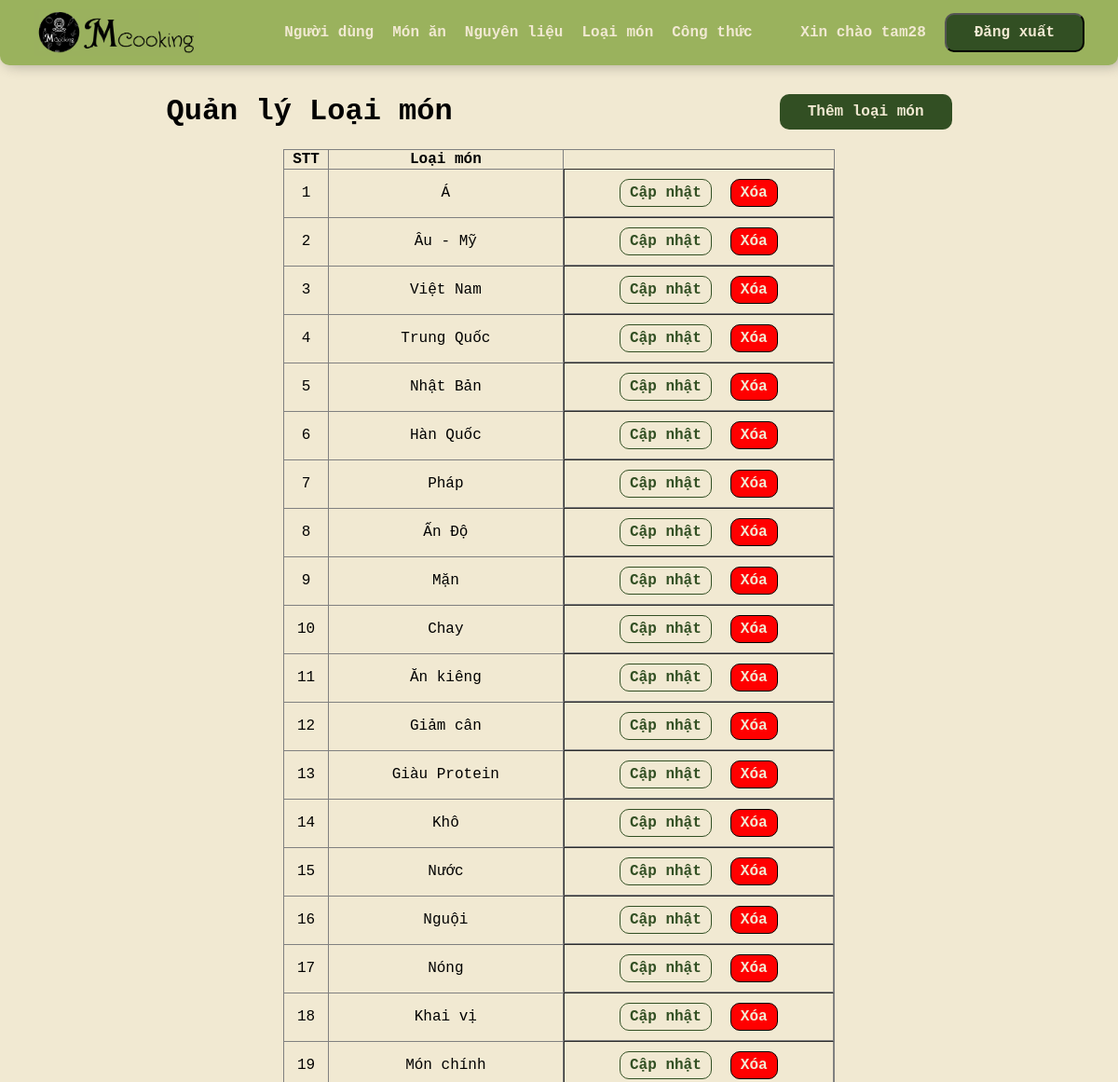
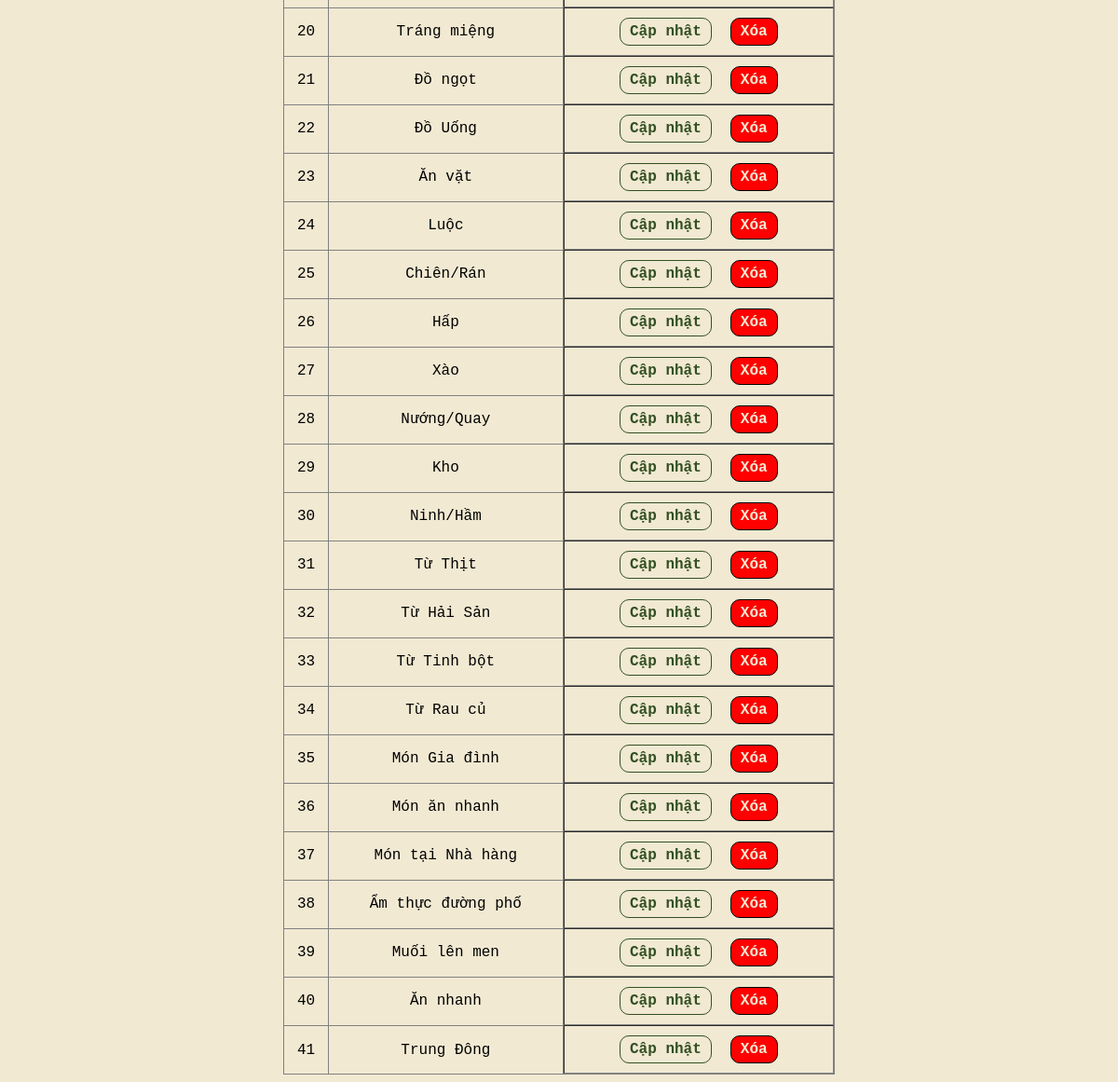
Screenshot of /gdadmin/admin.php?page=loaimon (signed in) with the database file from the repository (2 pictures, top to bottom).
### tables this page shows
CREATE TABLE IF NOT EXISTS loai_mon(
	id INT PRIMARY KEY AUTO_INCREMENT,
	ten_loai VARCHAR(20)
);

### gdadmin/loaimon/loaimon.php (the view, shortened to what this page needs)
<!DOCTYPE html>
<html lang="en">
<head>
    <link rel="stylesheet" href="cacbang.css">
</head>
<body>
    <div class="dau">
        <h1>Quản lý Loại món</h1>
        <a href="admin.php?page=themloaimon" class="nut">Thêm loại món</a>
    </div>
    <table border=1 style="width:50%; margin: 0 auto; text-align: center;">
        <tr>
            <th>STT</th>
            <th>Loại món</th>
        </tr>
        <?php
            include('../connect.php');
            $sql = "SELECT * from loai_mon";
            $result = mysqli_query($conn,$sql);
            while($row = mysqli_fetch_array($result)){
        ?>
        <tr>
            <td><?php echo $row['id']?></td>
            <td><?php echo $row['ten_loai']?></td>
            <td class="chucnang">
                <a href="admin.php?page=capnhatloaimon&id=<?php echo $row['id']?>" class="nutcapnhat">Cập nhật</a>
                <a href="loaimon/xoaloaimon.php?id=<?php echo $row['id']?>" class="nutxoa">Xóa</a>
            </td>
        </tr>
        <?php }?>
    </table>
</body>
</html>

### gdadmin/admin.css (style rules this page uses)
body { font-family: 'Courier New', Courier, monospace; background-color: #f1e9d2; font-size: 16px; }

### gdadmin/cacbang.css (style rules this page uses)
body { font-family: 'Courier New', Courier, monospace; font-size: 16px; display:flex; flex-direction: column; margin-top:10vh; }
a { text-decoration: none; }
.nut { color: #f1e9d2; background-color: #324f23; font-size: 16px; border-radius: 10px; padding:10px 30px; margin-left: 10px; }
.nutcapnhat { background-color: #f1e9d2; color:#324f23; border-radius: 10px; padding:5px 10px; border: 1px solid #324f23; margin:5px; }
.nutxoa { background-color: red; color: #f1e9d2; border: 1px solid black; border-radius: 10px; padding:5px 10px; margin:5px; }
.nut, .nutxoa, .nutcapnhat { font-weight: bold; }
table { width: 100%; border-collapse: collapse; }
.dau { display:flex; justify-content: space-around; align-items: center; }
.chucnang { display:flex; justify-content: center; align-items: center; gap:10px; padding:5px; }

### rows the page displays
loai_mon: id "1", ten_loai "Á"
loai_mon: id "2", ten_loai "Âu - Mỹ"
loai_mon: id "3", ten_loai "Việt Nam"
loai_mon: id "4", ten_loai "Trung Quốc"
loai_mon: id "5", ten_loai "Nhật Bản"
loai_mon: id "6", ten_loai "Hàn Quốc"
loai_mon: id "7", ten_loai "Pháp"
loai_mon: id "8", ten_loai "Ấn Độ"
loai_mon: id "9", ten_loai "Mặn"
loai_mon: id "10", ten_loai "Chay"
loai_mon: id "11", ten_loai "Ăn kiêng"
loai_mon: id "12", ten_loai "Giảm cân"
loai_mon: id "13", ten_loai "Giàu Protein"
loai_mon: id "14", ten_loai "Khô"
loai_mon: id "15", ten_loai "Nước"
loai_mon: id "16", ten_loai "Nguội"
loai_mon: id "17", ten_loai "Nóng"
loai_mon: id "18", ten_loai "Khai vị"
loai_mon: id "19", ten_loai "Món chính"
loai_mon: id "20", ten_loai "Tráng miệng"
loai_mon: id "21", ten_loai "Đồ ngọt"
loai_mon: id "22", ten_loai "Đồ Uống"
loai_mon: id "23", ten_loai "Ăn vặt"
loai_mon: id "24", ten_loai "Luộc"
loai_mon: id "25", ten_loai "Chiên/Rán"
loai_mon: id "26", ten_loai "Hấp"
loai_mon: id "27", ten_loai "Xào"
loai_mon: id "28", ten_loai "Nướng/Quay"
loai_mon: id "29", ten_loai "Kho"
loai_mon: id "30", ten_loai "Ninh/Hầm"
loai_mon: id "31", ten_loai "Từ Thịt"
loai_mon: id "32", ten_loai "Từ Hải Sản"
loai_mon: id "33", ten_loai "Từ Tinh bột"
loai_mon: id "34", ten_loai "Từ Rau củ"
loai_mon: id "35", ten_loai "Món Gia đình"
loai_mon: id "36", ten_loai "Món ăn nhanh"
loai_mon: id "37", ten_loai "Món tại Nhà hàng"
loai_mon: id "38", ten_loai "Ẩm thực đường phố"
loai_mon: id "39", ten_loai "Muối lên men"
loai_mon: id "40", ten_loai "Ăn nhanh"
loai_mon: id "41", ten_loai "Trung Đông"

### other values shown
$_SESSION['username'] "tam28"
